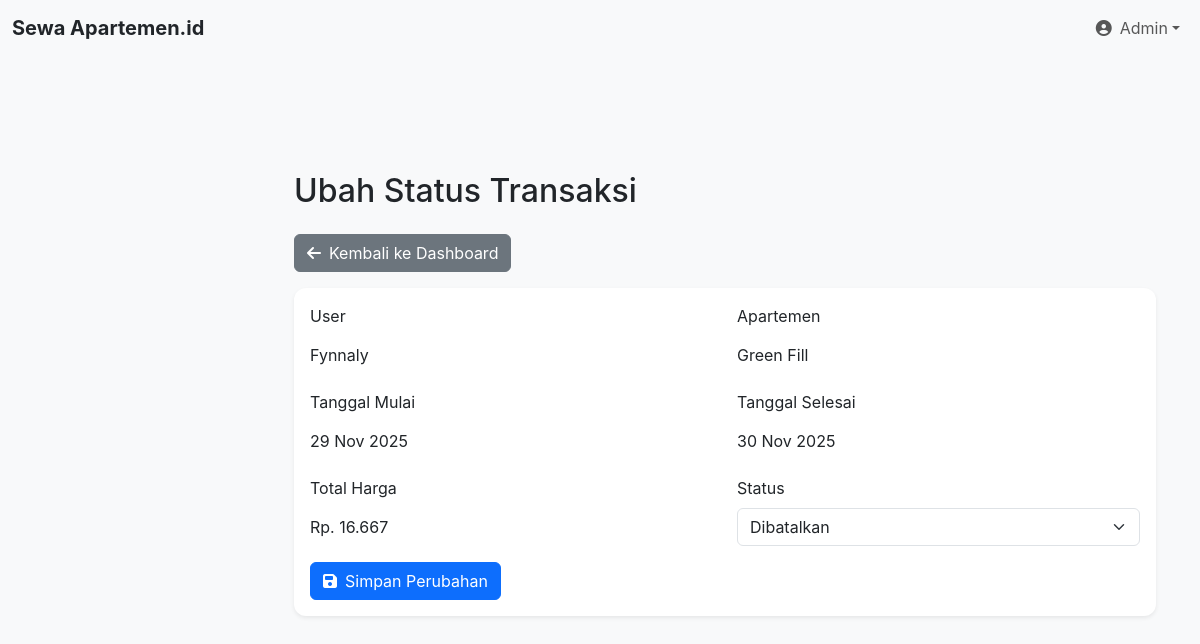
Screenshot of /edit-transaction.php?id=1 (signed in) with the database file from the repository.
### tables this page shows
CREATE TABLE `transactions` (
  `id` int(11) NOT NULL,
  `user_id` int(11) NOT NULL,
  `apartment_id` int(11) NOT NULL,
  `start_date` date NOT NULL,
  `end_date` date NOT NULL,
  `total_price` decimal(10,2) NOT NULL,
  `status` enum('pending','confirmed','completed','cancelled') NOT NULL DEFAULT 'pending',
  `transaction_date` timestamp NOT NULL DEFAULT current_timestamp()
);

CREATE TABLE `users` (
  `id` int(11) NOT NULL,
  `username` varchar(50) NOT NULL,
  `password` varchar(255) NOT NULL,
  `email` varchar(100) NOT NULL,
  `full_name` varchar(100) DEFAULT NULL,
  `created_at` timestamp NOT NULL DEFAULT current_timestamp(),
  `role` enum('user','admin') NOT NULL DEFAULT 'user'
);

CREATE TABLE `apartments` (
  `id` int(11) NOT NULL,
  `name` varchar(100) NOT NULL,
  `description` text DEFAULT NULL,
  `image` varchar(255) DEFAULT NULL,
  `address` varchar(255) NOT NULL,
  `price_per_month` decimal(10,2) NOT NULL,
  `image_url` varchar(255) DEFAULT NULL,
  `status` enum('available','rented') NOT NULL DEFAULT 'available'
);

### app/database.php (called while the page is built, shortened)
<?php
    class Database{
        private static $instance = null;
        private $connection;
        private $host = 'localhost';
        private $user = 'root';
        private $password = '';
        private $database = 'rent_apartment';
        private function __construct(){
            $this->connection = mysqli_connect($this->host, $this->user, $this->password, $this->database);
        }
        public static function getInstance(){
            if (self::$instance == null){
                self::$instance = new Database();
            }
            return self::$instance;
        }
        public function getConnection(){
            return $this->connection;
        }
    }
?>

### app/rentController.php (called while the page is built, shortened)
<?php
require_once 'database.php';
class rentController {
    private $connection;
    public function __construct() {
        $db = Database::getInstance();
        $this->connection = $db->getConnection();
    }
    public function getTransactionDetails($id) {
        $query = "SELECT tr.*, u.username, a.name as apartment_name FROM transactions tr JOIN users u ON tr.user_id = u.id JOIN apartments a ON tr.apartment_id = a.id WHERE tr.id = ?";
        $stmt = $this->connection->prepare($query);
        $stmt->bind_param("i", $id);
        $stmt->execute();
        return $stmt->get_result()->fetch_assoc();
    }
}

### edit-transaction.php (the view, shortened to what this page needs)
<?php
require_once 'app/rentController.php';
 $rentController = new rentController();
 $transaction = null;
if (isset($_GET['id'])) {
    $transactionId = $_GET['id'];
    $transaction = $rentController->getTransactionDetails($transactionId);
} else {
    header("location: dashboard.php");
    exit();
}
?>
<!DOCTYPE html>
<html lang="id">
<head>
    <link href="https://cdn.jsdelivr.net/npm/bootstrap@5.3.2/dist/css/bootstrap.min.css" rel="stylesheet">
    <link rel="stylesheet" href="https://cdnjs.cloudflare.com/ajax/libs/font-awesome/6.4.0/css/all.min.css">
    <link rel="stylesheet" href="assets/css/dashboard.css">
</head>
<body>
    <nav class="navbar navbar-expand-lg navbar-light bg-light fixed-top">
        <div class="container-fluid">
            <a class="navbar-brand fw-bold text-dark" href="dashboard.php">Sewa Apartemen.id</a>
            <div class="collapse navbar-collapse">
                <ul class="navbar-nav ms-auto">
                    <li class="nav-item dropdown">
                        <a class="nav-link dropdown-toggle d-flex align-items-center" href="#" role="button" data-bs-toggle="dropdown">
                            <i class="fas fa-user-circle me-2"></i>
                            <span><?php echo htmlspecialchars($_SESSION['full_name']); ?></span>
                        </a>
                    </li>
                </ul>
            </div>
        </div>
    </nav>
    <main class="main-content" style="margin-top: 80px;">
        <div class="container-fluid">
            <h2 class="mb-4">Ubah Status Transaksi</h2>
            <a href="dashboard.php" class="btn btn-secondary mb-3"><i class="fas fa-arrow-left me-2"></i>Kembali ke Dashboard</a>
            <div class="card">
                <div class="card-body">
                    <form action="edit-transaction.php?id=<?php echo $transactionId; ?>" method="POST">
                        <div class="row mb-3">
                            <div class="col-md-6">
                                <label class="form-label">User</label>
                                <p class="form-control-plaintext"><?php echo htmlspecialchars($transaction['username']); ?></p>
                            </div>
                            <div class="col-md-6">
                                <label class="form-label">Apartemen</label>
                                <p class="form-control-plaintext"><?php echo htmlspecialchars($transaction['apartment_name']); ?></p>
                            </div>
                        </div>
                        <div class="row mb-3">
                            <div class="col-md-6">
                                <label class="form-label">Tanggal Mulai</label>
                                <p class="form-control-plaintext"><?php echo date('d M Y', strtotime($transaction['start_date'])); ?></p>
                            </div>
                            <div class="col-md-6">
                                <label class="form-label">Tanggal Selesai</label>
                                <p class="form-control-plaintext"><?php echo date('d M Y', strtotime($transaction['end_date'])); ?></p>
                            </div>
                        </div>
                        <div class="row mb-3">
                            <div class="col-md-6">
                                <label class="form-label">Total Harga</label>
                                <p class="form-control-plaintext">Rp. <?php echo number_format($transaction['total_price'], 0, ',', '.'); ?></p>
                            </div>
                            <div class="col-md-6">
                                <label for="status" class="form-label">Status</label>
                                <select class="form-select" id="status" name="status">
                                    <option value="cancelled" <?php echo ($transaction['status'] == 'cancelled') ? 'selected' : ''; ?>>Dibatalkan</option>
                                </select>
                            </div>
                        </div>
                        <button type="submit" class="btn btn-primary"><i class="fas fa-save me-2"></i>Simpan Perubahan</button>
                    </form>
                </div>
            </div>
        </div>
    </main>
</body>
</html>

### assets/css/dashboard.css (style rules this page uses)
:root { --bs-primary: #4f46e5; --bs-secondary: #6c757d; --bs-success: #198754; --bs-info: #0dcaf0; --bs-warning: #ffc107; --bs-danger: #dc3545; --bs-light: #f8f9fa; --bs-dark: #212529; --sidebar-width: 250px; --top-navbar-height: 60px; }
body { font-family: 'Inter', sans-serif; background-color: var(--bs-light); padding-top: var(--top-navbar-height); }
.main-content { margin-left: var(--sidebar-width); padding-top: 2rem; padding-left: 2rem; padding-right: 2rem; min-height: calc(100vh - var(--top-navbar-height)); transition: margin-left 0.3s ease-in-out; }
.card { border: none; border-radius: 0.75rem; box-shadow: 0 0.125rem 0.25rem rgba(0, 0, 0, .075); }

### rows the page displays
transactions: user.username "Fynnaly", apartment.name "Green Fill", start_date "29 Nov 2025", end_date "30 Nov 2025", total_price "16.667", status "Dibatalkan"

### other values shown
$_SESSION['full_name'] "Admin"
